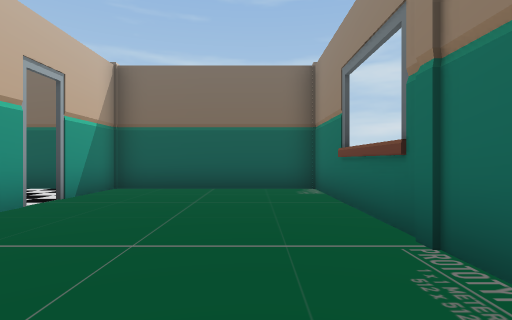
View 1 (above)

12 first-person views from a walk through a Unity game level. The camera is 1.4 m above the floor, looks level and sees 80° across. The floor is counted in squares, 2 m on a side. Each view is taken from the middle of a square. On the plan, view 1 faces up. The plan holds only what a view shows up to about 10 squares ahead; the rest is blank. The player character is not drawn.

View 2
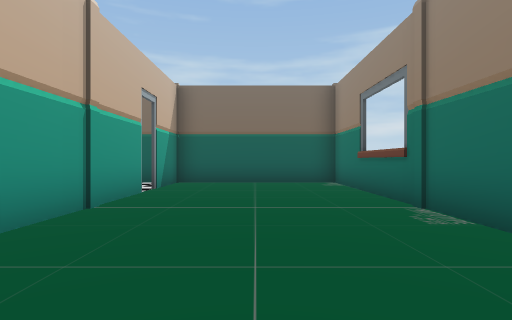

View 3
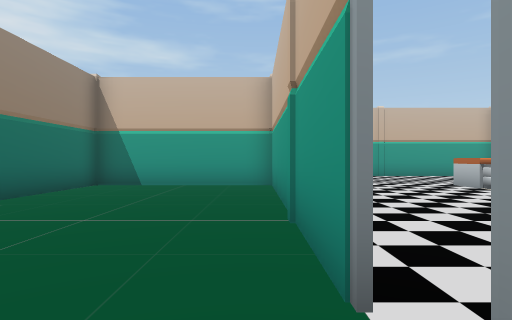

View 4
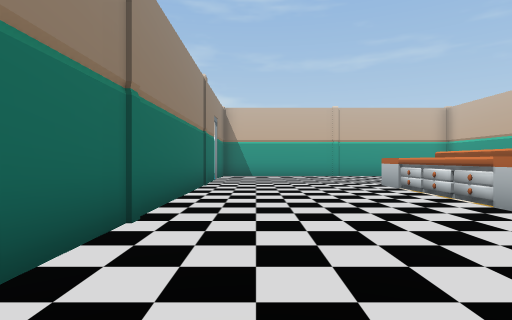

View 5
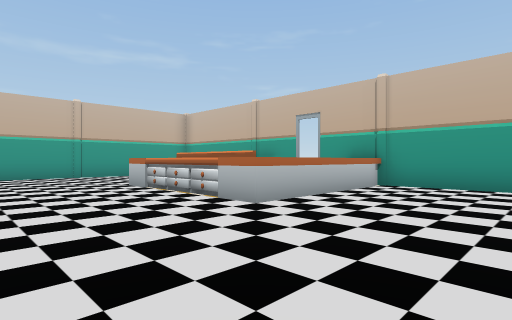

View 6
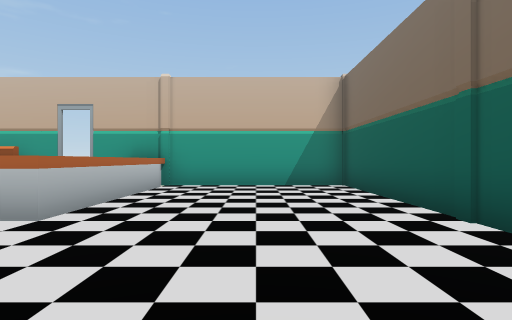

View 7
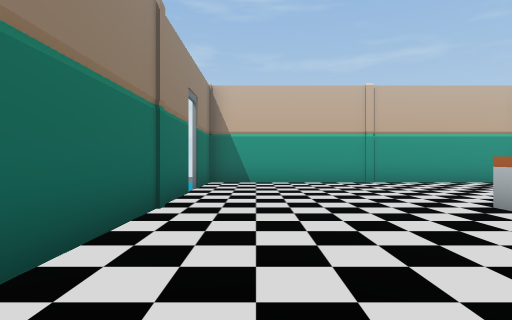

View 8
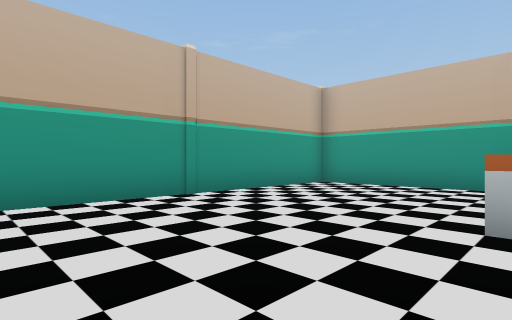

View 9
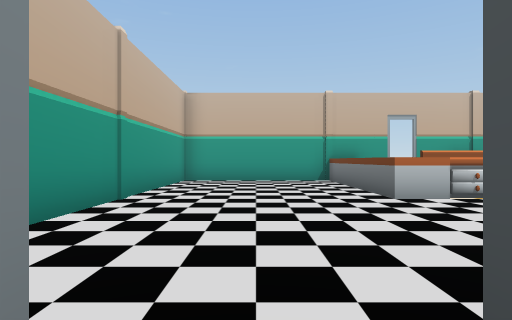

View 10
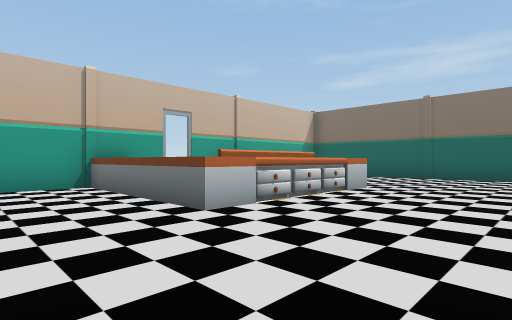

View 11
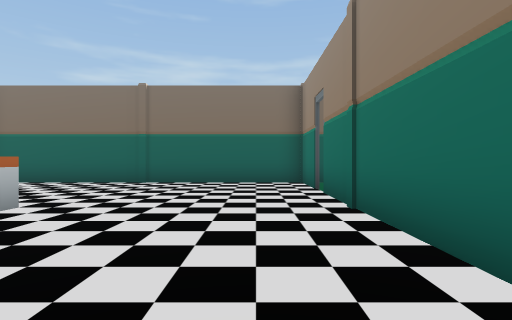

View 12
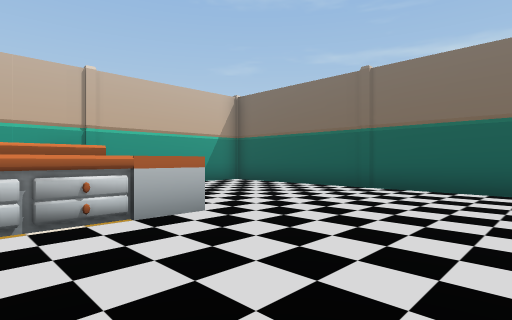

### Floor plan
Key: @ floor where view 1 was taken; # wall or solid block; . floor; ^ raised ledge; O other object.
Columns run from 14 left of view 1 to 2 right of it. Each row starts with its distance up from view 1.
  8 O               O
  7 #####O####OO####O
  6 #.........#....#
  5 #..............#
  4 #.........#....#
  3 O.........O....O
  2 #^^^^^....#....#
  1 #    ^....#....#
  0      ^....#...@#
 -1 #    ^....#....#
 -2 O^^^^^....O....#
 -3 #.........######O
 -4 #.........#
 -5 #...........
 -6 #.........#
 -7 #.........#
 -8 O####O#####O

Positions as (right, up) in squares from view 1, and headings:
1: (0, 0), facing up
2: (-1, -2), facing up
3: (-3, 6), facing down
4: (-5, 6), facing down
5: (-5, 6), facing down-left
6: (-5, 5), facing left
7: (-5, 2), facing down
8: (-5, -2), facing down-left
9: (-3, -5), facing left
10: (-5, -5), facing up-left
11: (-5, -2), facing up
12: (-5, 0), facing up-left
